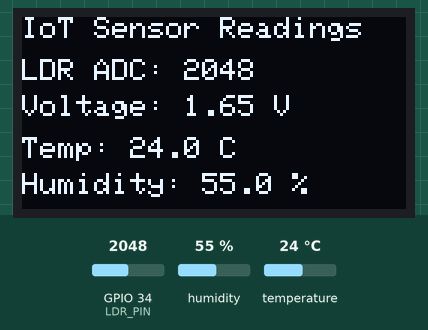
This program was run on a simulated ESP32. On the bench: 128×64 one-colour display. Inputs (shaded band) come from the test bench; at power-on: humidity 55 %, GPIO 34 (LDR_PIN) = 2048, temperature 24 °C. What the program prints to the serial monitor is not drawn.

Above: at 2.7 s.
2.8 s: humidity set to 22 %
At 4.6 s:
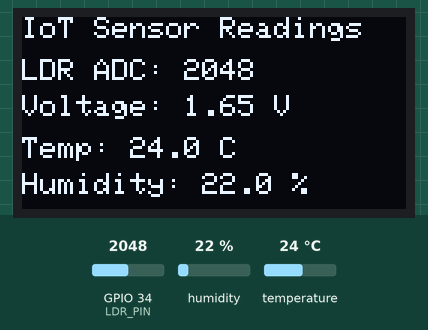
5.5 s: GPIO 34 (LDR_PIN) set to 2866
At 6.3 s:
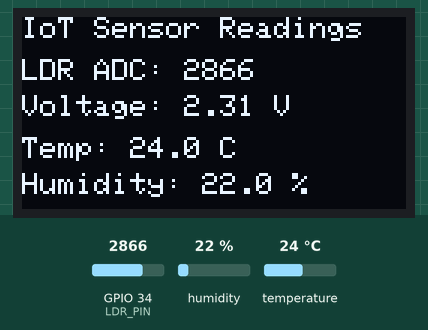
8.2 s: temperature set to 12 °C
At 10.8 s:
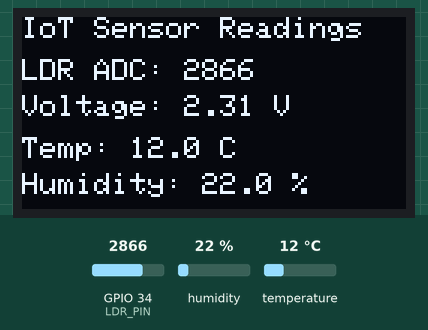
11.2 s: GPIO 34 (LDR_PIN) set to 3603
At 12.5 s:
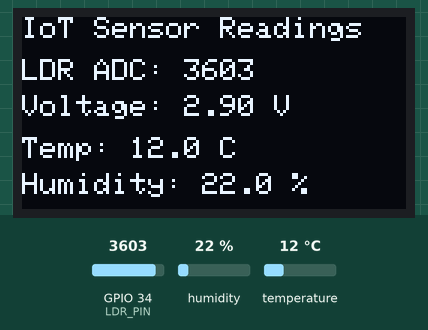
13.9 s: humidity set to 40 %
At 17.0 s:
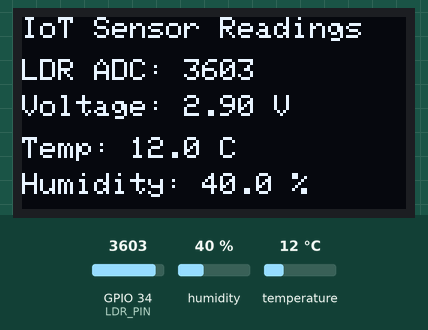
17.3 s: GPIO 34 (LDR_PIN) set to 4095
At 18.8 s:
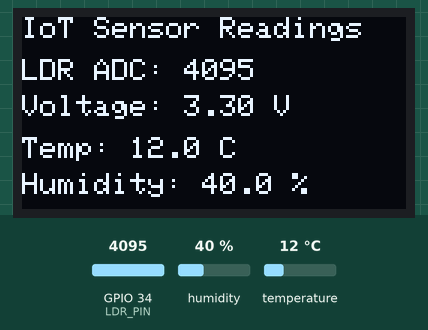
Timing chart, 0 to 20.3 s (numbered marks = the images above; inputs shaded):
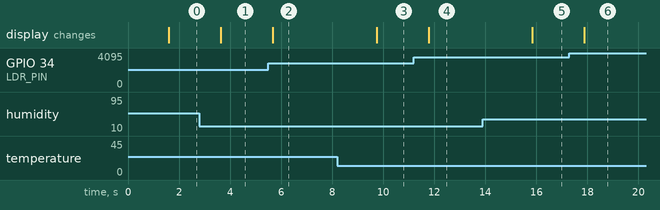

The program:

main.cpp
```cpp
/*
  Project: LDR + DHT22 Sensor with OLED Display
  Name: Muhammad Abdullah
  Reg No: 23-NTU-CS-1056
  Date: 21-Oct-2025
*/

#include <Arduino.h>
#include <Wire.h>
#include <Adafruit_GFX.h>
#include <Adafruit_SSD1306.h>
#include <DHT.h>

// --- Pin Configuration ---
#define LDR_PIN 34        // LDR connected to analog pin
#define DHTPIN 14         // DHT22 data pin
#define DHTTYPE DHT22     // DHT sensor type

#define SDA_PIN 21        // I2C SDA pin for OLED
#define SCL_PIN 22        // I2C SCL pin for OLED

// --- OLED Setup ---
#define SCREEN_WIDTH 128
#define SCREEN_HEIGHT 64
Adafruit_SSD1306 display(SCREEN_WIDTH, SCREEN_HEIGHT, &Wire, -1);

// --- DHT Sensor Setup ---
DHT dht(DHTPIN, DHTTYPE);

// --- Setup Function ---
void setup() {
  Serial.begin(115200);
  Serial.println("ESP32 LDR + DHT22 + OLED Demo");

  // Initialize I2C on custom pins
  Wire.begin(SDA_PIN, SCL_PIN);

  // Initialize OLED display
  if (!display.begin(SSD1306_SWITCHCAPVCC, 0x3C)) {
    Serial.println("OLED initialization failed!");
    for (;;);
  }
  display.clearDisplay();
  display.setTextColor(SSD1306_WHITE);
  display.setTextSize(1);
  display.setCursor(0, 0);
  display.println("Initializing Sensors...");
  display.display();

  // Initialize DHT Sensor
  dht.begin();
  delay(1500);
}

// --- Main Loop ---
void loop() {
  // --- Read LDR Sensor ---
  int adcValue = analogRead(LDR_PIN);
  float voltage = (adcValue / 4095.0) * 3.3;

  // --- Read DHT22 Sensor ---
  float temperature = dht.readTemperature();
  float humidity = dht.readHumidity();

  // --- Check for DHT read failure ---
  if (isnan(temperature) || isnan(humidity)) {
    Serial.println("Error reading from DHT22!");
    display.clearDisplay();
    display.setCursor(0, 0);
    display.println("DHT22 Error!");
    display.display();
    delay(2000);
    return;
  }

  // --- Serial Monitor Output ---
  Serial.println("===== Sensor Readings =====");
  Serial.printf("LDR ADC: %d | Voltage: %.2f V\n", adcValue, voltage);
  Serial.printf("Temperature: %.2f °C | Humidity: %.2f %%\n", temperature, humidity);
  Serial.println("===========================\n");

  // --- OLED Display Output ---
  display.clearDisplay();
  display.setTextSize(1);
  display.setCursor(0, 0);
  display.println("IoT Sensor Readings");

  display.setCursor(0, 14);
  display.print("LDR ADC: ");
  display.println(adcValue);

  display.setCursor(0, 26);
  display.print("Voltage: ");
  display.print(voltage, 2);
  display.println(" V");

  display.setCursor(0, 40);
  display.print("Temp: ");
  display.print(temperature, 1);
  display.println(" C");

  display.setCursor(0, 52);
  display.print("Humidity: ");
  display.print(humidity, 1);
  display.println(" %");

  display.display();

  delay(2000); // Update every 2 seconds
}
```

Measured:
- after the input at 2.8 s, the display: changes after 0.83 s (image 1)
- after the input at 5.5 s, the display: changes after 0.17 s (image 2)
- after the input at 8.2 s, the display: changes after 1.5 s (image 3)
- after the input at 11.2 s, the display: changes after 0.58 s (image 4)
- after the input at 13.9 s, the display: changes after 2.0 s (image 5)
- after the input at 17.3 s, the display: changes after 0.59 s (image 6)
